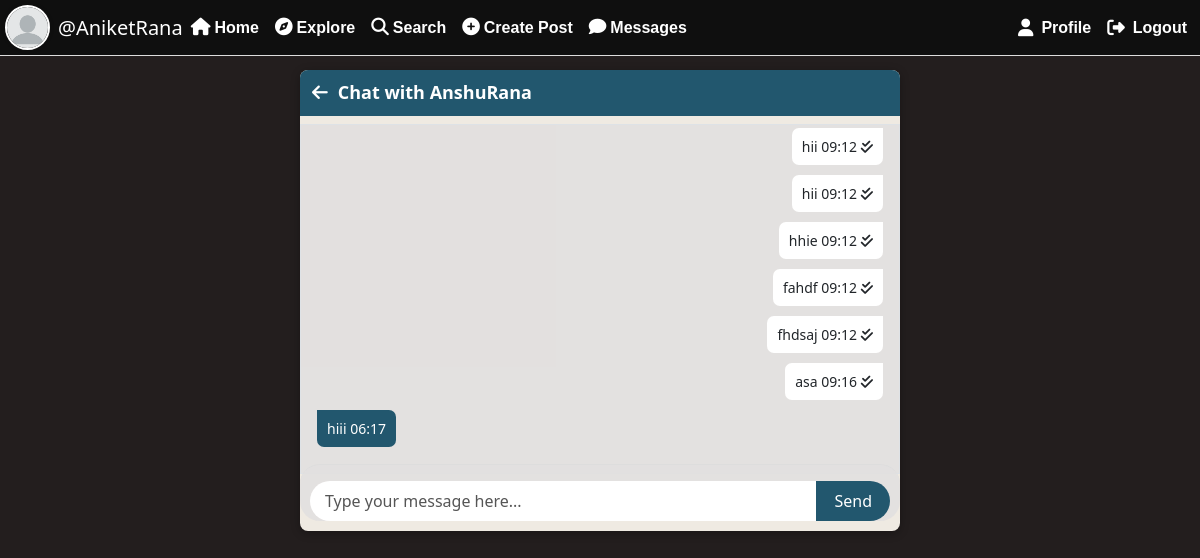
The app's page /chat/AnshuRana/ (signed in) with its own data.
### userauth/models.py (models this page shows, shortened)
class Profile(models.Model):
    user = models.OneToOneField(User, on_delete=models.CASCADE)
    bio = models.TextField(blank=True, default='')
    profileimg = models.ImageField(upload_to='profile_images', default='blank-profile-picture.png')
    location = models.CharField(max_length=100, blank=True, default='')

### userauth/chat/models.py (models this page shows, shortened)
class ChatMessage(models.Model):
    sender = models.ForeignKey(User, on_delete=models.CASCADE, related_name="sender_name")
    receiver = models.ForeignKey(User, on_delete=models.CASCADE, related_name="receiver_name")
    content = models.CharField(max_length=300)
    timestamp = models.DateTimeField(auto_now_add=True)
    is_seen = models.BooleanField(default=False)

### userauth/chat/views.py (the view)
# urls.py: path('<str:username>/', views.ChatRoom, name="chat"),
@login_required(login_url='loginn')
@login_required
def ChatRoom(request, username):
    r = User.objects.filter(username=username).first()
    messages = ChatMessage.objects.filter((Q(sender=request.user) & Q(receiver=r)) |(Q(sender=r) & Q(receiver=request.user))).order_by("timestamp")
    ChatMessage.objects.filter(sender=r,receiver=request.user,is_seen=False).update(is_seen=True)
    profile, _ = Profile.objects.get_or_create(user=request.user)
    if request.method == 'POST':
        msg = request.POST.get('msg')
        if msg:
            ChatMessage.objects.create(sender=request.user,receiver=r,content=msg)
    return render(request,"chat/chat.html",{"r": r, "messages": messages, "profile": profile})

### templates/chat/chat.html (shortened to what this page needs)
{% load static %}
<!DOCTYPE html>
<html lang="en">
<head>
     <link href="https://cdn.jsdelivr.net/npm/bootstrap@5.3.1/dist/css/bootstrap.min.css" rel="stylesheet" />
     <link rel="stylesheet"href="https://cdnjs.cloudflare.com/ajax/libs/font-awesome/6.5.0/css/all.min.css">
     <link rel="stylesheet" href="{% static 'css/chat.css' %}">
</head>
<body>
    <nav class="navbar navbar-expand-md navbar-dark fixed-top  d-none d-md-block navbar_section">
    <div class="container-fluid navbar_con">
    <a href="/profile/{{ user }}" class="navbar-user-link d-flex align-items-center text-decoration-none">
      <img src="{{ profile.profileimg.url }}" alt="Profile Pic" class="profile-img me-2" />
      <span class="text-white idname">@{{ user }}</span>
    </a>
    <div class="collapse navbar-collapse" id="navbarCollapse">
      <ul class="navbar-nav me-auto">
        <li class="nav-item"><a class="nav-link" href="/">
          <i class="fa-solid fa-house me-1"></i>Home</a>
        </li>
        <li class="nav-item"><a class="nav-link" href="/explore">
          <i class="fa-solid fa-compass me-1"></i>Explore</a>
        </li>
        <li class="nav-item">
          <a class="nav-link" href="#" data-bs-toggle="modal" data-bs-target="#searchModal">
            <i class="fa-solid fa-magnifying-glass me-1"></i>Search
          </a>
        </li>
        <li class="nav-item">
          <a class="nav-link" href="#" data-bs-toggle="modal" data-bs-target="#createPostModal">
            <i class="fa-solid fa-circle-plus me-1"></i>Create Post
          </a>
        </li>
        <li class="nav-item">
             <a class="nav-link" href="/chat/{{ request.user.username }}">
               <i class="fa-solid fa-comment me-1"></i>Messages
             </a>
        </li>
      </ul>
      <ul class="navbar-nav  ms-auto last_navbar">
        <li class="nav-item "><a class="nav-link" href="/profile/{{ user }}">
          <i class="fa-solid fa-user me-1"></i>Profile</a>
        </li>
        <li class="nav-item"><a class="nav-link" href="/logout">
          <i class="fa-solid fa-right-from-bracket me-1"></i>Logout</a>
        </li>
      </ul>
    </div>
  </div>
</nav>
<div class="chat-container  ">
    <h3 class="chat_header">
    <p>
        <i class="fa-solid fa-arrow-left" onclick="window.location.href='{% url 'account' %}'"></i>
        Chat with {{ r.username }}
    </p>
</h3>
<div id="chatBox" class="chat-messages border p-3 " style="height: 350px; overflow-y: scroll;  " >
{% for message in messages %}
{% if message.sender == request.user %}
<div class="message sender-message" id="message-{{ message.id }}">
    <div class="bubble" onclick="toggleOptions({{ message.id }})">
        <span class="texts" id="msg-{{ message.id }}">{{ message.content }}</span>
        <span class="metas">
            {{ message.timestamp|date:"H:i" }}
            {% if message.is_seen %}
                <i class="fa-solid fa-check-double seen"></i>
            {% else %}
                <i class="fa-solid fa-check"></i>
            {% endif %}
        </span>
    </div>
</div>
{% else %}
<div class="message receiver-message">
    <div class="bubble">
        <span class="text">{{ message.content }}</span>
        <span class="meta">{{ message.timestamp|date:"H:i" }}</span>
    </div>
</div>
{% endif %}
{% endfor %}
  </div>
    <form method="POST" id="messageForm" style="position: sticky; bottom: 10px; border-radius:20px;">
        <div class="input-group mt-3">
            <input type="text" name="msg" id="messageInput"  class="form-control" placeholder="Type your message here...">
            <button type="submit" class="btn send_button">Send</button>
        </div>
    </form>
</div>
</body>
</html>

### static/css/chat.css (style rules this page uses)
body { background-color: #231e1e; font-family: 'Segoe UI', Tahoma, Geneva, Verdana, sans-serif; padding-top: 70px; }
body { padding-bottom: 65px; }
.navbar_section { padding: 0px; padding: 5px; }
.navbar_con { padding-left: 0px; padding-right: 0px; }
.navbar { background-color: rgb(15, 15, 15) !important; border-bottom: 1px solid #ddd; }
img.profile-img { width: 45px; height: 45px; object-fit: cover; border-radius: 50%; border: 2px solid #fff; box-shadow: 0 0 5px rgba(0, 0, 0, 0.1); }
.navbar-nav li a { font-family: 'Arial', sans-serif; font-size: 16px; color: white; }
.navbar-nav li a { text-align: start; }
.idname { font-size: 20px; text-decoration: none; }
.profile-img { width: 45px; height: 45px; border-radius: 50%; object-fit: cover; border: 2px solid white; box-shadow: 0 0 5px rgba(0, 0, 0, 0.1); display: inline-block; text-decoration: none; }
.navbar-nav.me-auto .nav-link { font-weight: 700; font-size: 1rem; color: white; transition: color 0.2s ease-in-out; }
.navbar-nav .nav-link { font-weight: 500; font-size: 10px; }
.navbar-nav.ms-auto .nav-link { font-weight: 600; font-size: 1rem; color: white; display: flex; align-items: center; gap: 4px; transition: color 0.2s ease-in-out; }
.navbar-nav .fa-solid { font-size: 1.1rem; }
.chat-container { max-width: 600px; margin: auto; background: #efeae2; border-radius: 8px; overflow: hidden; box-shadow: 0 2px 10px rgba(0,0,0,0.3); }
.chat_header { display: flex; align-items: center; justify-content: space-between; padding: 12px; background-color: #22576e; color: white; font-size: 18px; font-weight: 600; }
.chat_header p { margin: 0px; display: flex; align-items: center; gap: 10px; }
.chat-messages { height: 400px; overflow-y: auto; padding: 15px; background-color: #e2e0e0e1; display: flex; flex-direction: column; }
.message { display: flex; margin-bottom: 10px; }
.bubble { max-width: 70%; padding: 8px 10px; border-radius: 7px; font-size: 14px; position: relative; word-wrap: break-word; }
.sender-message { justify-content: flex-end; text-align: start; }
.sender-message .bubble { background-color: white; border-top-right-radius: 0; }
.receiver-message { justify-content: flex-start; }
.receiver-message .bubble { background-color: #22576e; color: #ffffff; border-top-left-radius: 0; }
#messageForm { padding-left: 10px; padding-right: 10px; background-color: #e2e0e0e1; border-top: 1px solid #ddd; box-shadow: none; }
#messageForm .form-control { border-radius: 20px 0px 0px 20px; padding: 10px 15px; border: none; outline: none; height: 40px; }
#messageForm .form-control::placeholder { color: #555; }
.send_button { border-radius: 20px; background-color: #22576e; color: white; border: none; padding: 0 18px; }
.sender-message .bubble { position: relative; cursor: pointer; }
.chat-messages { height: 400px; overflow-y: auto; display: flex; flex-direction: column; }

### records on screen
Profile: profileimg (placeholder picture)
ChatMessage: content "hii", timestamp "09:12", is_seen True (drawn)
ChatMessage: content "hii", timestamp "09:12", is_seen True (drawn)
ChatMessage: content "hhie", timestamp "09:12", is_seen True (drawn)
ChatMessage: content "fahdf", timestamp "09:12", is_seen True (drawn)
ChatMessage: content "fhdsaj", timestamp "09:12", is_seen True (drawn)
ChatMessage: content "asa", timestamp "09:16", is_seen True (drawn)
ChatMessage: content "hiii", timestamp "06:17"

### other values on screen
{{ user }} "AniketRana"
{{ r.username }} "AnshuRana"
